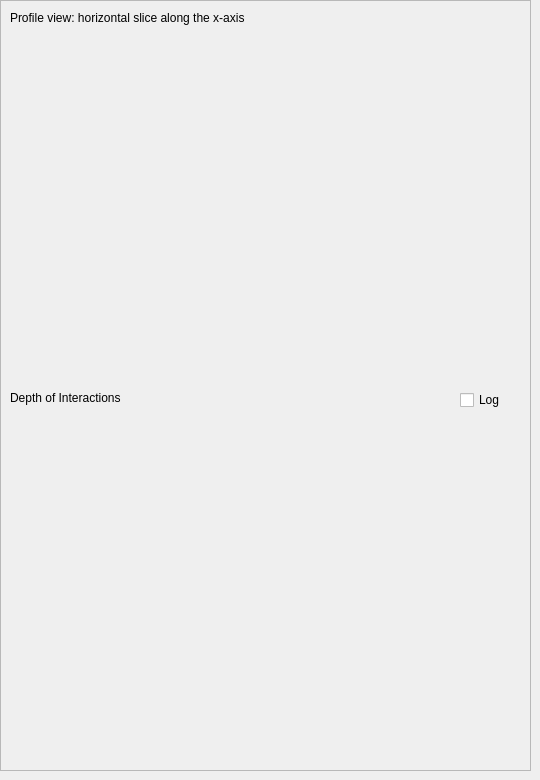
    <widget class="QWidget" name="tab_9">
     <attribute name="title">
      <string>Spatial View</string>
     </attribute>
     <widget class="QFrame" name="frame_2">
      <property name="geometry">
       <rect>
        <x>0</x>
        <y>0</y>
        <width>531</width>
        <height>771</height>
       </rect>
      </property>
      <property name="frameShape">
       <enum>QFrame::StyledPanel</enum>
      </property>
      <property name="frameShadow">
       <enum>QFrame::Raised</enum>
      </property>
      <widget class="QCustomPlot" name="customPlot3" native="true">
       <property name="geometry">
        <rect>
         <x>10</x>
         <y>30</y>
         <width>501</width>
         <height>311</height>
        </rect>
       </property>
      </widget>
      <widget class="QLabel" name="label_23">
       <property name="geometry">
        <rect>
         <x>10</x>
         <y>10</y>
         <width>361</width>
         <height>16</height>
        </rect>
       </property>
       <property name="text">
        <string>Profile view: horizontal slice along the x-axis</string>
       </property>
      </widget>
      <widget class="QLabel" name="label_5">
       <property name="geometry">
        <rect>
         <x>10</x>
         <y>390</y>
         <width>191</width>
         <height>16</height>
        </rect>
       </property>
       <property name="text">
        <string>Depth of Interactions</string>
       </property>
      </widget>
      <widget class="QCheckBox" name="checkBoxD">
       <property name="geometry">
        <rect>
         <x>460</x>
         <y>390</y>
         <width>51</width>
         <height>20</height>
        </rect>
       </property>
       <property name="text">
        <string>Log</string>
       </property>
      </widget>
      <widget class="QCustomPlot" name="customPlot5" native="true">
       <property name="geometry">
        <rect>
         <x>10</x>
         <y>410</y>
         <width>501</width>
         <height>311</height>
        </rect>
       </property>
      </widget>
     </widget>
    </widget>
